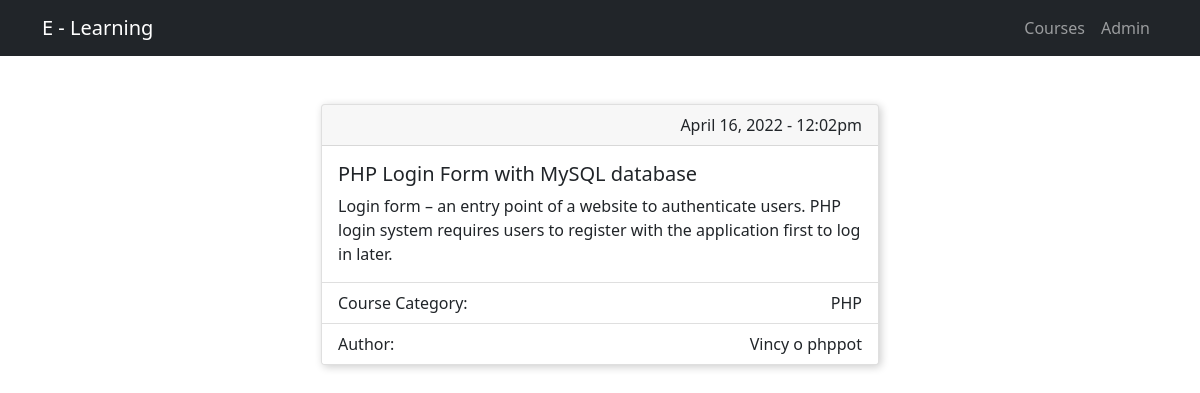
The page /views/info.php?id=5 on the database its author committed.
### tables this page shows
CREATE TABLE `courses` (
  `id` int(11) NOT NULL,
  `type` varchar(255) NOT NULL,
  `title` varchar(255) NOT NULL,
  `author` varchar(255) NOT NULL,
  `content` text NOT NULL,
  `created` datetime NOT NULL
);

### config/dbconfig.php (called while the page is built, shortened)
<?php
class DB {
	private $DB_HOST = 'localhost';
	private $DB_USERNAME = 'root';
	private $DB_PASSWORD = '';
	private $DB_NAME = 'e_learning';
	private function connect()
	{
		try{
			$this->DB_con = new PDO("mysql:host={$this->DB_HOST};dbname={$this->DB_NAME}",$this->DB_USERNAME,$this->DB_PASSWORD);
		}
		catch(PDOException $e){
			die('Failed to connect to DB: '.$e->getMessage());
		}
	}
}

### model/publicModels.php (called while the page is built, shortened)
<?php
    include '../config/dbconfig.php';
    class Course_Model extends DB {
        protected $_table = 'courses';
        public function getAll() {
            try {
                $sql = "SELECT * FROM $this->_table";
                $stmt = $this->DB_con->prepare($sql);
                $stmt->execute();
                return $result = $stmt->fetchAll(PDO::FETCH_OBJ);
            } catch (PDOException $ex) {
                throw new Exception("DB Error: ".$ex->getMessage());
            }
            return $result;
        }
    }
?>

### views/info.php (the view)
<?php
include 'header.php';
$id = (isset($_GET['id'])) ? $_GET['id'] : '';
$courseList = $course->getAll();
?>
<div class="container">
  <div class="d-flex justify-content-center bd-highlight mb-3">
		<div class="card card-shadow mt-5">
			<?php if(!empty($courseList)): foreach($courseList as $key => $courseListing): if($courseListing->id == $id): ?>
				<div class="card-header d-flex flex-row-reverse bd-highlight">
				<?php echo date('F d, Y ', strtotime($courseListing->created)) . " - " . date('h:ia ', strtotime($courseListing->created)); ?>
				</div>
				<div class="card-body">
					<h5 class="card-title"><?php echo ($courseListing->title) ?? null; ?></h5>
					<p class="card-text"><?php echo ($courseListing->content) ?? null; ?></p>
				</div>
				<ul class="list-group list-group-flush">
					<li class="list-group-item">Course Category: <span class="float-end"><?php echo ($courseListing->type) ?? null; ?></span></li>
                     <li class="list-group-item">Author: <span class="float-end"><?php echo ($courseListing->author) ?? null; ?></span></li>
				</ul>
			<?php endif; endforeach; endif; ?>
		</div>
  </div>
</div>
<?php
include 'footer.php';
?>

### assets/css/styles.css (style rules this page uses)
.card.card-shadow { box-shadow: 2px 2px 8px 0 rgb(0 0 0 / 20%); width: 50%; }

### rows shown on the page
courses: created "April 16, 2022", created "12:02pm", title "PHP Login Form with MySQL database", content "Login form – an entry point of a website to authenticate users. PHP login system requires users to register with the application first to log in later.", type "PHP", author "Vincy o phppot"
